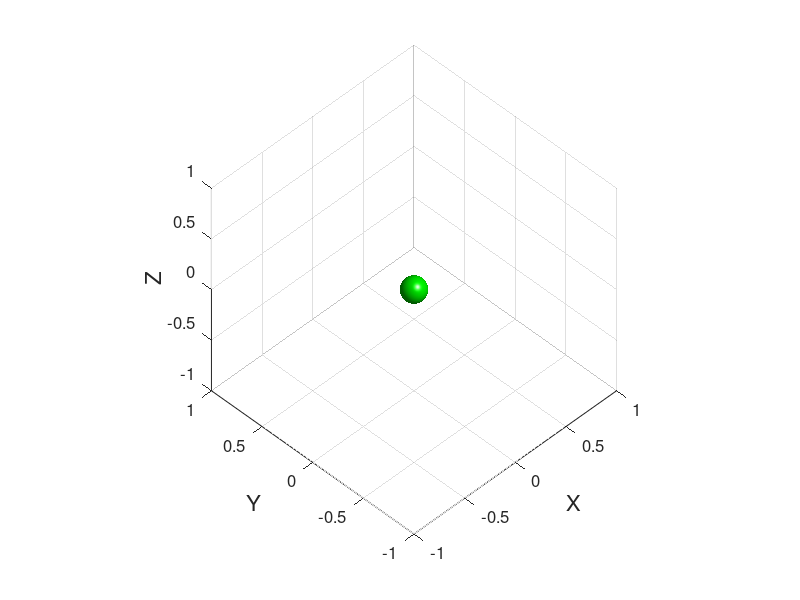

Write MATLAB code to recreate this figure. (Note: this script raises an error after producing the figure.)
% IDRE workshop - Advanced Garphics with Matlab
% example 13 - surf animation

clc; clear;

% data
Nf = 50;
ds = 60;
r = linspace(0.1,1.0,Nf);
R = [r fliplr(r)];

% figure(1)
% for d = 1:Nf-1
%   subplot(7,7,d)
%   [X,Y,Z] = sphere(ds);
%   X = R(d)*X; Y = R(d)*Y; Z = R(d)*Z;
%   surf(X,Y,Z,'FaceColor','g','EdgeColor','none');
%   camlight; lighting gouraud;
%   axis([-1 1 -1 1 -1 1]); axis square; grid on;
%   set(gca,'XTick',[-1:0.5:1],'XTickLabel','','YTick',[-1:0.5:1],'YTickLabel','', ...
%       'ZTick',[-1:0.5:1],'ZTickLabel','');
%   view(-45,45);
%   title_text = ['frame = ',num2str(d)];
%   title(title_text,'FontSize',16);
% end
% clear d;

% animation
fname_out = 'sphere_anim.gif';
h = figure(2);
axis tight manual;
for d = 1:length(R)
  [X,Y,Z] = sphere(ds);
  X = R(d)*X; Y = R(d)*Y; Z = R(d)*Z;
  surf(X,Y,Z,'FaceColor','g','EdgeColor','none');
  camlight; lighting gouraud;
  axis([-1 1 -1 1 -1 1]); axis square; grid on;
  set(gca,'XTick',[-1:0.5:1],'YTick',[-1:0.5:1],'ZTick',[-1:0.5:1],'FontSize',12);
  xlabel('X','Fontsize',16); ylabel('Y','Fontsize',16); zlabel('Z','Fontsize',16);
  view(-45,45);  
  drawnow;
  F = getframe(gcf);
  im = frame2im(F);
  [imind,cm] = rgb2ind(im,256);
  if d==1
    imwrite(imind,cm,fname_out,'gif','Loopcount',0);
  else
    imwrite(imind,cm,fname_out,'gif','DelayTime',0.1,'WriteMode','append');
  end
end
clear d;

